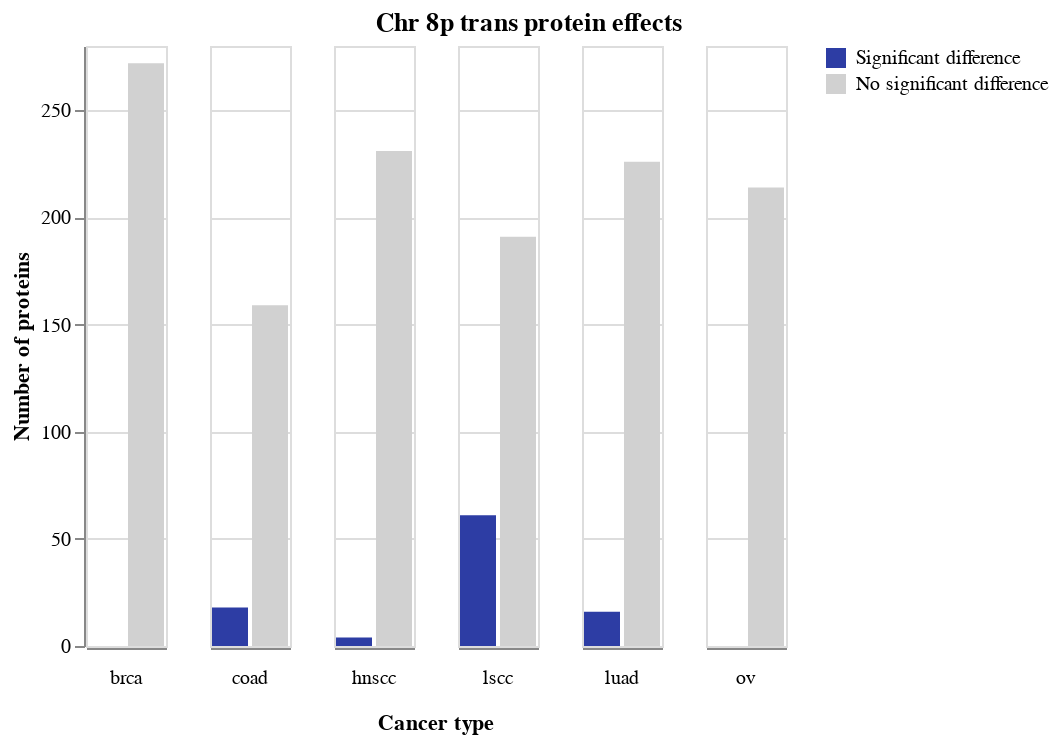

Write notebook code for a chart like this one.
### Code cell
cnvutils.make_ttest_plot(
    chromosome=8,
    arm="p",
    gain_or_loss="loss",
    cis_or_trans="trans",
    proteomics_or_transcriptomics="proteomics",
)

### Figure 1 — Vega-Lite specification as saved in the notebook (floating-point values rounded to 4 significant figures)
{"config": {"view": {"continuousWidth": 400, "continuousHeight": 300}, "header": {"labelOrient": "bottom", "titleOrient": "bottom", "titlePadding": 2}, "title": {"anchor": "middle"}}, "data": {"name": "data-382772d32459d768096346b7999140b4"}, "facet": {"column": {"field": "cancer_type", "title": "Cancer type", "type": "nominal"}}, "spec": {"mark": "bar", "encoding": {"color": {"field": "count_type", "scale": {"domain": ["Significant difference", "No significant difference"], "range": ["#2d3da4", "#d1d1d1"]}, "sort": ["Significant difference"], "title": null, "type": "nominal"}, "x": {"axis": {"labels": false, "ticks": false, "title": null}, "field": "count_type", "sort": ["Significant difference"], "type": "nominal"}, "y": {"axis": {"title": "Number of proteins"}, "field": "protein", "type": "quantitative"}}}, "title": "Chr 8p trans protein effects", "$schema": "https://vega.github.io/schema/vega-lite/v4.17.0.json", "datasets": {"data-382772d32459d768096346b7999140b4": [{"cancer_type": "brca", "count_type": "No significant difference", "protein": 272}, {"cancer_type": "coad", "count_type": "Significant difference", "protein": 18}, {"cancer_type": "coad", "count_type": "No significant difference", "protein": 159}, {"cancer_type": "hnscc", "count_type": "Significant difference", "protein": 4}, {"cancer_type": "hnscc", "count_type": "No significant difference", "protein": 231}, {"cancer_type": "lscc", "count_type": "Significant difference", "protein": 61}, {"cancer_type": "lscc", "count_type": "No significant difference", "protein": 191}, {"cancer_type": "luad", "count_type": "Significant difference", "protein": 16}, {"cancer_type": "luad", "count_type": "No significant difference", "protein": 226}, {"cancer_type": "ov", "count_type": "No significant difference", "protein": 214}]}}
